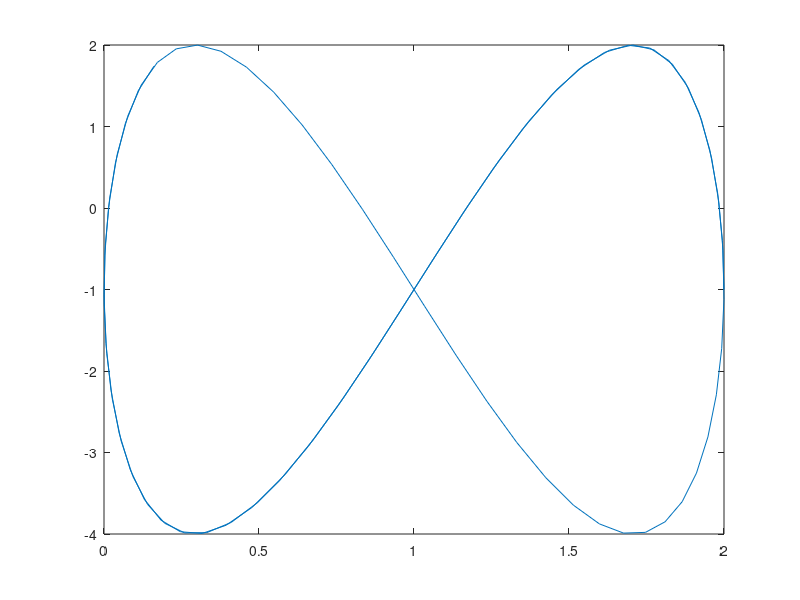

MATLAB code for this plot:
% Assignment 2 Problem 5
%% Variables
t = linspace(0,5,100);
x = 1 + cos(2*t);
y = -1 + 3*sin(4*t);
%% Code
plot(x,y);

